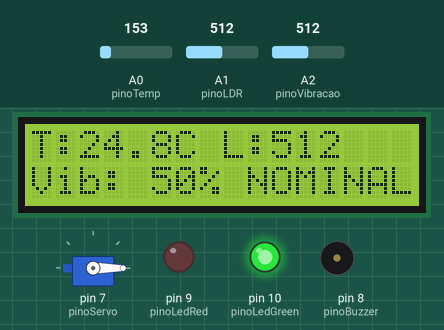
A sketch run on a simulated Arduino Uno, built with avr-gcc and run on an emulated ATmega328P. Shown: 16×2 character LCD, servo, output pins drawn as LEDs (lit = HIGH), buzzer (waves = sounding). The test bench sets the inputs (shaded band); at power-on: A0 (pinoTemp) = 153, A2 (pinoVibracao) = 512, A1 (pinoLDR) = 512. What the sketch prints to the serial monitor is not drawn.

Above: at 3.2 s.
3.3 s: A0 (pinoTemp) set to 172
At 4.8 s:
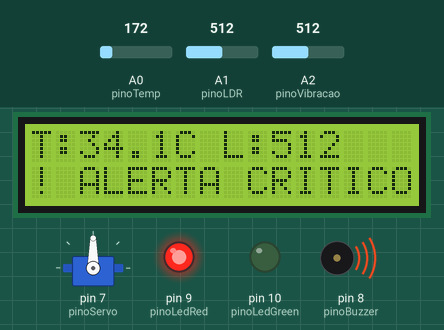
5.7 s: A0 (pinoTemp) set to 133
At 7.3 s:
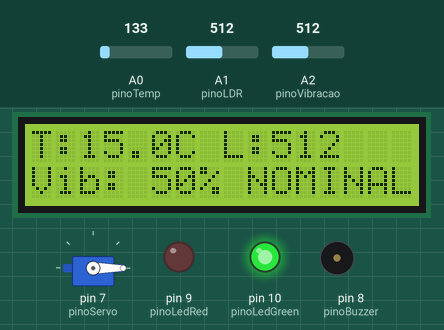
7.8 s: A2 (pinoVibracao) set to 114
At 9.6 s:
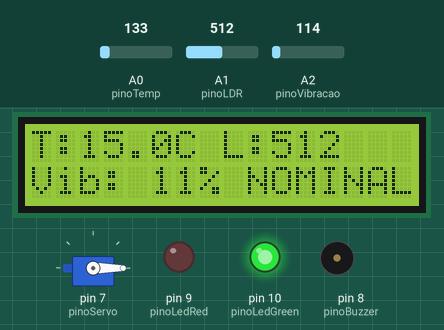
9.9 s: A2 (pinoVibracao) set to 96
At 11.1 s:
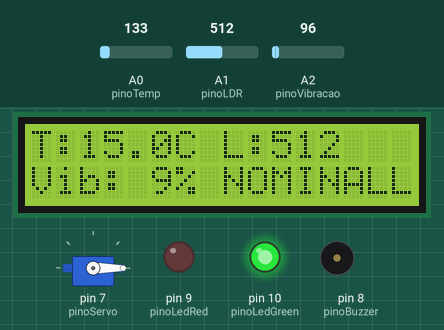
11.9 s: A2 (pinoVibracao) set to 755
At 13.6 s:
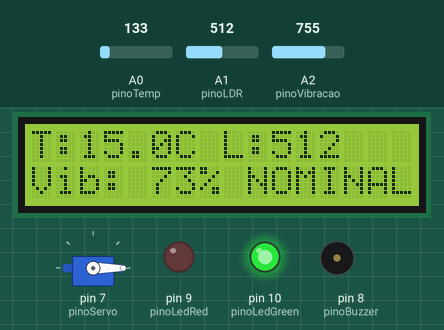
14.0 s: A2 (pinoVibracao) set to 778
At 16.1 s:
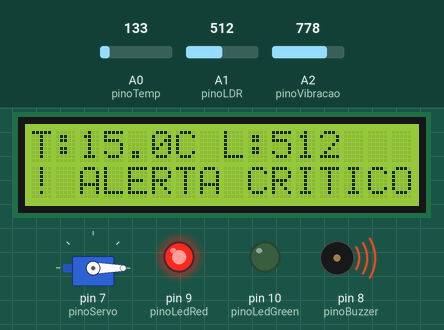
Timing chart, 0 to 17.1 s (numbered marks = the images above; inputs shaded):
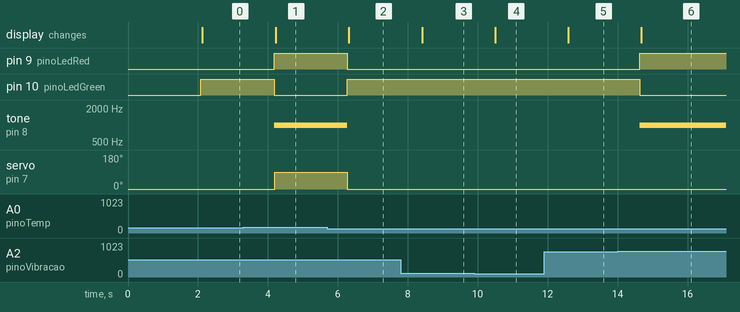

Measured:
- the behaviour switches between 163 and 164 on A0 (pinoTemp) (found by bisection; images 0 and 1)
- the behaviour switches between 103 and 102 on A2 (pinoVibracao) (found by bisection; images 3 and 4)
- the behaviour switches between 767 and 768 on A2 (pinoVibracao) (found by bisection; images 5 and 6)
- after the input at 3.3 s, pin 9 (pinoLedRed): LOW → HIGH after 0.88 s; pin 10 (pinoLedGreen): HIGH → LOW after 0.88 s; tone on pin 8 (pinoBuzzer): silent → 1000 Hz after 0.88 s; servo on pin 7 (pinoServo): 0° → 90° after 0.90 s; the display: changes after 0.92 s (image 1)
- after the input at 5.7 s, pin 9 (pinoLedRed): HIGH → LOW after 0.57 s; pin 10 (pinoLedGreen): LOW → HIGH after 0.57 s; tone on pin 8 (pinoBuzzer): 1000 Hz → silent after 0.57 s; servo on pin 7 (pinoServo): 90° → 0° after 0.57 s; the display: changes after 0.61 s (image 2)
- after the input at 7.8 s, the display: changes after 0.61 s (image 3)
- after the input at 9.9 s, the display: changes after 0.60 s (image 4)
- after the input at 11.9 s, the display: changes after 0.69 s (image 5)
- after the input at 14.0 s, pin 9 (pinoLedRed): LOW → HIGH after 0.64 s; pin 10 (pinoLedGreen): HIGH → LOW after 0.64 s; tone on pin 8 (pinoBuzzer): silent → 1000 Hz after 0.64 s; the display: changes after 0.68 s (image 6)

The sketch:

codigo_Tinkercard.ino
```cpp
#include <Wire.h>
#include <LiquidCrystal_I2C.h>
#include <Servo.h>

LiquidCrystal_I2C lcd(0x20, 16, 2);
Servo valvulaExaustao;

const int pinoTemp = A0;
const int pinoLDR = A1;
const int pinoVibracao = A2;

const int pinoBuzzer = 8;
const int pinoLedRed = 9;
const int pinoLedGreen = 10;
const int pinoServo = 7;

const float TEMP_CRITICA = 30.0;
const int VIB_CRITICA = 75;

void setup() {
  Serial.begin(9600);
  lcd.init();
  lcd.backlight();

  pinMode(pinoBuzzer, OUTPUT);
  pinMode(pinoLedRed, OUTPUT);
  pinMode(pinoLedGreen, OUTPUT);

  valvulaExaustao.attach(pinoServo);
  valvulaExaustao.write(0);

  lcd.setCursor(0, 0);
  lcd.print("Iniciando sist..");
  delay(2000);
  lcd.clear();
}

void loop() {
  int leituraTemp = analogRead(pinoTemp);
  float temperaturaC = ((leituraTemp * (5.0 / 1023.0)) - 0.5) * 100.0;
  int leituraLDR = analogRead(pinoLDR);
  int vibracaoPct = map(analogRead(pinoVibracao), 0, 1023, 0, 100);

  bool estadoCritico = false;

  if (temperaturaC >= TEMP_CRITICA || vibracaoPct >= VIB_CRITICA) {
    estadoCritico = true;

    digitalWrite(pinoLedGreen, LOW);
    digitalWrite(pinoLedRed, HIGH);
    tone(pinoBuzzer, 1000);

    if (temperaturaC >= TEMP_CRITICA) {
      valvulaExaustao.write(90);
    }
  } else {
    digitalWrite(pinoLedRed, LOW);
    digitalWrite(pinoLedGreen, HIGH);
    noTone(pinoBuzzer);
    valvulaExaustao.write(0);
  }

  Serial.print("{\"temperatura\":"); Serial.print(temperaturaC);
  Serial.print(",\"luminosidade\":"); Serial.print(leituraLDR);
  Serial.print(",\"vibracao\":"); Serial.print(vibracaoPct);
  Serial.print(",\"status_critico\":"); Serial.print(estadoCritico ? "true" : "false");
  Serial.println("}");

  lcd.setCursor(0, 0);
  lcd.print("T:");
  lcd.print(temperaturaC, 1);
  lcd.print("C L:");
  lcd.print(leituraLDR);
  lcd.print("   ");

  lcd.setCursor(0, 1);
  if (estadoCritico) {
    lcd.print("! ALERTA CRITICO!");
  } else {
    lcd.print("Vib: ");
    lcd.print(vibracaoPct);
    lcd.print("% NOMINAL");
  }

  delay(1000);
}
```
